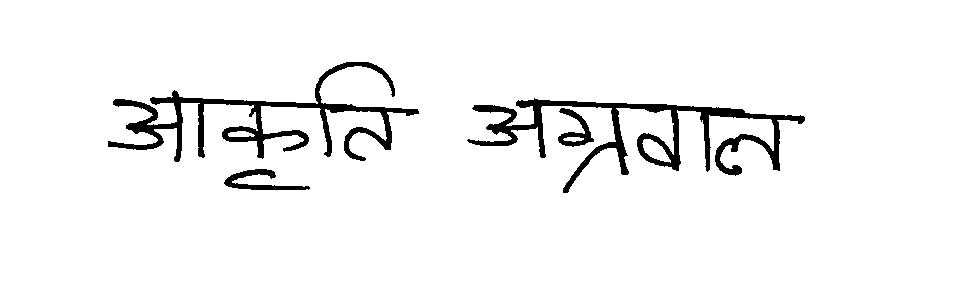
#> input picture data/sample_signature.png, 978 x 284 px
$ python -i preprocessing.py   (imports and definitions only)
#> lines starting #> are read from the running program, lines starting #| are printed output that depends on the picture; after the words box and inside, x2 and y2 are one past the last pixel; in counts of white or black regions, pixels touching at a corner belong together
import cv2

def preprocess_signature(image_path, resize_dim=(128, 64)):
    """
    Convert signature image to grayscale, threshold, and resize for HOG features.
    """
#> called with image_path = '../data/sample_signature.png', resize_dim = (128, 64)
    img = cv2.imread(image_path)
#> img is the input picture: shape (284, 978, 3); 95.4% white; 4 black regions, box (x1, y1, x2, y2) and area: (467, 98, 805, 193) 5930, (108, 62, 419, 162) 5639, (224, 169, 310, 190) 669, (558, 108, 594, 147) 527
    gray = cv2.cvtColor(img, cv2.COLOR_BGR2GRAY)
    _, thresh = cv2.threshold(gray, 127, 255, cv2.THRESH_BINARY_INV)
    processed = cv2.resize(thresh, resize_dim)
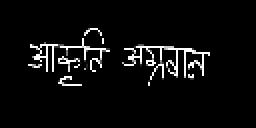
#> processed: shape (64, 128) (shown 2 times larger); min 0, max 255, mean 12.1
    return processed

>>> result = preprocess_signature('../data/sample_signature.png')
